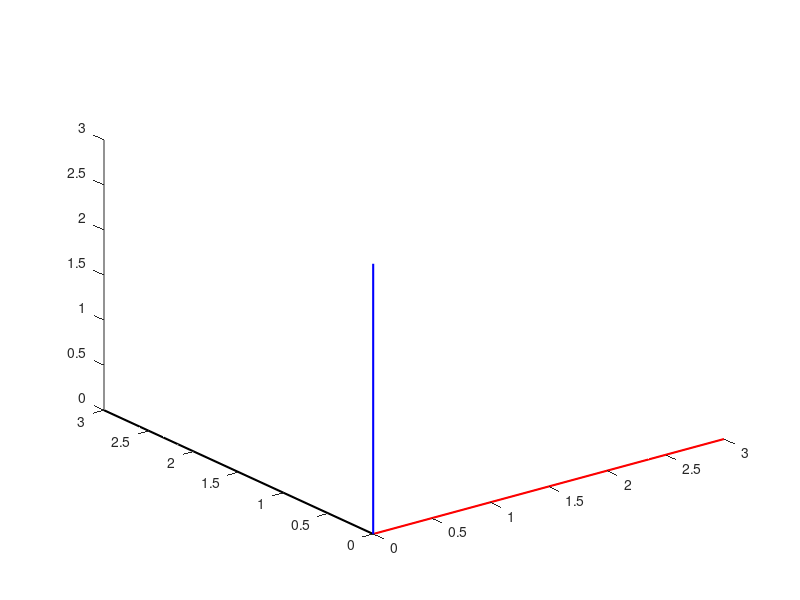

MATLAB code for this plot:
% adding global ref frame
function global_ref_frame_3D()
linewidth = 1.5;
plot3([0 3],[0 0],[0 0],'r', 'LineWidth', linewidth);
hold on;
plot3([0 0],[0 3],[0 0],'k', 'LineWidth', linewidth);
hold on;
plot3([0 0],[0 0],[0 3],'b', 'LineWidth', linewidth);
hold on;
end